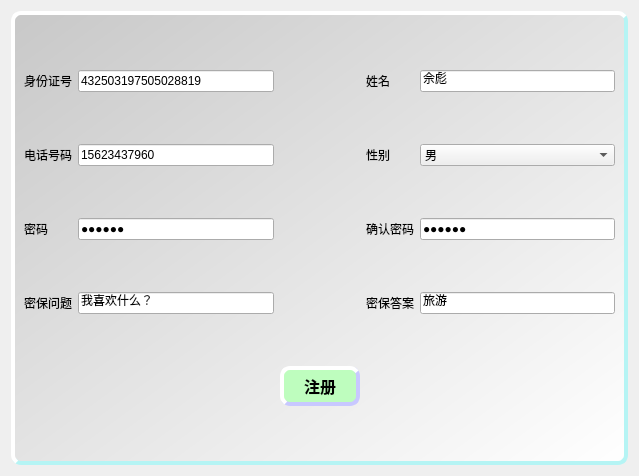
<?xml version="1.0" encoding="UTF-8"?>
<ui version="4.0">
 <class>RegistDialog</class>
 <widget class="QDialog" name="RegistDialog">
  <property name="geometry">
   <rect>
    <x>0</x>
    <y>0</y>
    <width>639</width>
    <height>476</height>
   </rect>
  </property>
  <property name="windowTitle">
   <string>注册账号</string>
  </property>
  <property name="styleSheet">
   <string notr="true">QPushButton{
	border-style:outset;
	background-color:rgba(190, 253, 190);
	border-width:4px;
	border-radius:10px;
	border-color:rgba(200,200,255,255);
	font:bold 16px;
	color:rgba(0,0,0,255);
	padding:4px;
}
QPushButton:pressed{
    border-style:inset;
}
QPushButton:hover{
    background-color:rgba(148, 221, 132);
    color:rgba(0,0,0,200);
}</string>
  </property>
  <layout class="QGridLayout" name="gridLayout">
   <item row="0" column="0">
    <widget class="QFrame" name="frame">
     <property name="styleSheet">
      <string notr="true">#frame {
	background-color: qlineargradient(spread:repeat, x1:0, y1:0, x2:1, y2:1, stop:0 rgba(200, 200, 200, 255), stop:1 rgba(255, 255, 255, 255));
	border-style:outset;
	border-width:4px;
	border-radius:10px;
	border-color:rgba(181,244,244);
	font:bold 16px;
	color:rgba(0,0,0,255);
}
	</string>
     </property>
     <property name="frameShape">
      <enum>QFrame::WinPanel</enum>
     </property>
     <property name="frameShadow">
      <enum>QFrame::Plain</enum>
     </property>
     <property name="lineWidth">
      <number>3</number>
     </property>
     <layout class="QGridLayout" name="gridLayout_2">
      <item row="1" column="0">
       <layout class="QFormLayout" name="formLayout">
        <item row="0" column="0">
         <widget class="QLabel" name="label">
          <property name="text">
           <string>身份证号</string>
          </property>
         </widget>
        </item>
        <item row="0" column="1">
         <widget class="QLineEdit" name="lineEditID">
          <property name="inputMask">
           <string/>
          </property>
          <property name="text">
           <string>432503197505028819</string>
          </property>
          <property name="maxLength">
           <number>18</number>
          </property>
         </widget>
        </item>
        <item row="2" column="0">
         <widget class="QLabel" name="label_2">
          <property name="text">
           <string>电话号码</string>
          </property>
         </widget>
        </item>
        <item row="2" column="1">
         <widget class="QLineEdit" name="lineEditPhone">
          <property name="text">
           <string>15623437960</string>
          </property>
         </widget>
        </item>
        <item row="4" column="1">
         <widget class="QLineEdit" name="lineEditPwd">
          <property name="inputMask">
           <string/>
          </property>
          <property name="text">
           <string>123456</string>
          </property>
          <property name="maxLength">
           <number>9</number>
          </property>
          <property name="echoMode">
           <enum>QLineEdit::PasswordEchoOnEdit</enum>
          </property>
         </widget>
        </item>
        <item row="6" column="1">
         <widget class="QLineEdit" name="lineEditQuestion">
          <property name="text">
           <string>我喜欢什么？</string>
          </property>
          <property name="maxLength">
           <number>32</number>
          </property>
         </widget>
        </item>
        <item row="6" column="0">
         <widget class="QLabel" name="label_4">
          <property name="text">
           <string>密保问题</string>
          </property>
         </widget>
        </item>
        <item row="4" column="0">
         <widget class="QLabel" name="label_3">
          <property name="text">
           <string>密码</string>
          </property>
         </widget>
        </item>
        <item row="1" column="0">
         <spacer name="verticalSpacer">
          <property name="orientation">
           <enum>Qt::Vertical</enum>
          </property>
          <property name="sizeHint" stdset="0">
           <size>
            <width>20</width>
            <height>40</height>
           </size>
          </property>
         </spacer>
        </item>
        <item row="3" column="0">
         <spacer name="verticalSpacer_2">
          <property name="orientation">
           <enum>Qt::Vertical</enum>
          </property>
          <property name="sizeHint" stdset="0">
           <size>
            <width>20</width>
            <height>40</height>
           </size>
          </property>
         </spacer>
        </item>
        <item row="5" column="0">
         <spacer name="verticalSpacer_3">
          <property name="orientation">
           <enum>Qt::Vertical</enum>
          </property>
          <property name="sizeHint" stdset="0">
           <size>
            <width>20</width>
            <height>40</height>
           </size>
          </property>
         </spacer>
        </item>
       </layout>
      </item>
      <item row="1" column="2">
       <layout class="QFormLayout" name="formLayout_2">
        <item row="0" column="0">
         <widget class="QLabel" name="label_5">
          <property name="text">
           <string>姓名</string>
          </property>
         </widget>
        </item>
        <item row="0" column="1">
         <widget class="QLineEdit" name="lineEditName">
          <property name="text">
           <string>佘彪</string>
          </property>
          <property name="maxLength">
           <number>18</number>
          </property>
         </widget>
        </item>
        <item row="2" column="0">
         <widget class="QLabel" name="label_6">
          <property name="text">
           <string>性别</string>
          </property>
         </widget>
        </item>
        <item row="2" column="1">
         <widget class="QComboBox" name="comboBox">
          <item>
           <property name="text">
            <string>男</string>
           </property>
          </item>
          <item>
           <property name="text">
            <string>女</string>
           </property>
          </item>
          <item>
           <property name="text">
            <string>X</string>
           </property>
          </item>
         </widget>
        </item>
        <item row="4" column="1">
         <widget class="QLineEdit" name="lineEditPwd2">
          <property name="styleSheet">
           <string notr="true"/>
          </property>
          <property name="inputMask">
           <string/>
          </property>
          <property name="text">
           <string>123456</string>
          </property>
          <property name="maxLength">
           <number>9</number>
          </property>
          <property name="echoMode">
           <enum>QLineEdit::PasswordEchoOnEdit</enum>
          </property>
         </widget>
        </item>
        <item row="6" column="1">
         <widget class="QLineEdit" name="lineEditAnswer">
          <property name="text">
           <string>旅游</string>
          </property>
          <property name="maxLength">
           <number>32</number>
          </property>
         </widget>
        </item>
        <item row="4" column="0">
         <widget class="QLabel" name="label_7">
          <property name="text">
           <string>确认密码</string>
          </property>
         </widget>
        </item>
        <item row="6" column="0">
         <widget class="QLabel" name="label_8">
          <property name="text">
           <string>密保答案</string>
          </property>
         </widget>
        </item>
        <item row="1" column="0">
         <spacer name="verticalSpacer_4">
          <property name="orientation">
           <enum>Qt::Vertical</enum>
          </property>
          <property name="sizeHint" stdset="0">
           <size>
            <width>20</width>
            <height>40</height>
           </size>
          </property>
         </spacer>
        </item>
        <item row="3" column="0">
         <spacer name="verticalSpacer_5">
          <property name="orientation">
           <enum>Qt::Vertical</enum>
          </property>
          <property name="sizeHint" stdset="0">
           <size>
            <width>20</width>
            <height>40</height>
           </size>
          </property>
         </spacer>
        </item>
        <item row="5" column="0">
         <spacer name="verticalSpacer_6">
          <property name="orientation">
           <enum>Qt::Vertical</enum>
          </property>
          <property name="sizeHint" stdset="0">
           <size>
            <width>20</width>
            <height>40</height>
           </size>
          </property>
         </spacer>
        </item>
       </layout>
      </item>
      <item row="3" column="1">
       <widget class="QPushButton" name="registBtn">
        <property name="minimumSize">
         <size>
          <width>80</width>
          <height>30</height>
         </size>
        </property>
        <property name="cursor">
         <cursorShape>PointingHandCursor</cursorShape>
        </property>
        <property name="text">
         <string>注册</string>
        </property>
       </widget>
      </item>
      <item row="4" column="1">
       <spacer name="verticalSpacer_7">
        <property name="orientation">
         <enum>Qt::Vertical</enum>
        </property>
        <property name="sizeHint" stdset="0">
         <size>
          <width>20</width>
          <height>40</height>
         </size>
        </property>
       </spacer>
      </item>
      <item row="2" column="1">
       <spacer name="verticalSpacer_8">
        <property name="orientation">
         <enum>Qt::Vertical</enum>
        </property>
        <property name="sizeHint" stdset="0">
         <size>
          <width>20</width>
          <height>40</height>
         </size>
        </property>
       </spacer>
      </item>
      <item row="0" column="0">
       <spacer name="verticalSpacer_9">
        <property name="orientation">
         <enum>Qt::Vertical</enum>
        </property>
        <property name="sizeHint" stdset="0">
         <size>
          <width>20</width>
          <height>40</height>
         </size>
        </property>
       </spacer>
      </item>
      <item row="0" column="2">
       <spacer name="verticalSpacer_10">
        <property name="orientation">
         <enum>Qt::Vertical</enum>
        </property>
        <property name="sizeHint" stdset="0">
         <size>
          <width>20</width>
          <height>40</height>
         </size>
        </property>
       </spacer>
      </item>
     </layout>
    </widget>
   </item>
  </layout>
 </widget>
 <tabstops>
  <tabstop>lineEditID</tabstop>
  <tabstop>lineEditName</tabstop>
  <tabstop>lineEditPhone</tabstop>
  <tabstop>comboBox</tabstop>
  <tabstop>lineEditPwd</tabstop>
  <tabstop>lineEditPwd2</tabstop>
  <tabstop>lineEditQuestion</tabstop>
  <tabstop>lineEditAnswer</tabstop>
  <tabstop>registBtn</tabstop>
 </tabstops>
 <resources/>
 <connections/>
</ui>
